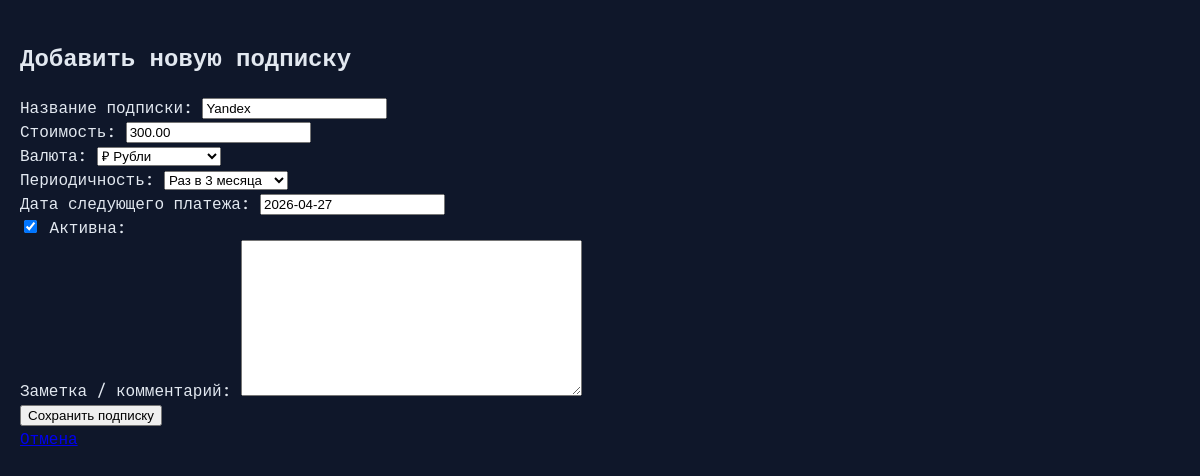
Page /subscription/5/edit/ on the committed database.
### pages/models.py (models this page shows, shortened)
class Subscription(models.Model):
    CURRENCY_CHOICES = [
        ('RUB', '₽ Рубли'),
        ('USD', '$ Доллары США'),
        ('EUR', '€ Евро'),
        ('UAH', '₴ Гривны'),
    ]
    PERIOD_CHOICES = [
        ('monthly',     'Ежемесячно'),
        ('quarterly',   'Раз в 3 месяца'),
        ('semi_annual', 'Раз в полгода'),
        ('annual',      'Ежегодно'),
        ('one_time',    'Разовый платёж'),
    ]
    user = models.ForeignKey(
        User,
        on_delete=models.CASCADE,
        related_name='subscriptions',
        verbose_name='Пользователь'
    )
    name = models.CharField(
        max_length=200,
        verbose_name='Название подписки',
        help_text='Например: Spotify Premium, Netflix, Яндекс Плюс и т.д.'
    )
    price = models.DecimalField(
        max_digits=10,
        decimal_places=2,
        validators=[MinValueValidator(0.01)],
        verbose_name='Стоимость',
        help_text='Сумма регулярного платежа'
    )
    currency = models.CharField(
        max_length=3,
        choices=CURRENCY_CHOICES,
        default='RUB',
        verbose_name='Валюта'
    )
    period = models.CharField(
        max_length=20,
        choices=PERIOD_CHOICES,
        default='monthly',
        verbose_name='Периодичность'
    )
    next_payment_date = models.DateField(
        verbose_name='Дата следующего платежа',
        help_text='Когда ожидается следующее списание'
    )
    is_active = models.BooleanField(
        default=True,
        verbose_name='Активна',
        help_text='Отключена подписка или нет'
    )
    service_url = models.URLField(
        max_length=500,
        blank=True,
        null=True,
        verbose_name='Ссылка на сервис',
        help_text='Опционально: сайт или личный кабинет подписки'
    )
    note = models.TextField(
        blank=True,
        verbose_name='Заметка / комментарий',
        help_text='Например: семейный тариф, используется на 2 устройствах и т.д.'
    )
    created_at = models.DateTimeField(
        auto_now_add=True,
        verbose_name='Дата создания'
    )
    updated_at = models.DateTimeField(
        auto_now=True,
        verbose_name='Дата последнего изменения'
    )
    class Meta:
        verbose_name = 'Подписка'
        verbose_name_plural = 'Подписки'
        ordering = ['next_payment_date', 'name']
        indexes = [
            models.Index(fields=['user', 'is_active']),
            models.Index(fields=['next_payment_date']),
        ]

### pages/views.py (the view)
# urls.py: path('subscription/<int:pk>/edit/', SubscriptionUpdateView.as_view(), name='subscription_edit'),
class SubscriptionUpdateView(UpdateView):
    model = Subscription
    fields = ['name', 'price', 'currency', 'period', 'next_payment_date', 'is_active', 'note']
    template_name = 'pages/subscription_form.html'
    success_url = '/'

### templates/pages/subscription_form.html (shortened to what this page needs)
{% extends "base.html" %}
{% block content %}
<div class="container mt-5">
    <div class="row justify-content-center">
        <div class="col-lg-8 col-md-10">
            <h2 class="mb-4 text-center">Добавить новую подписку</h2>
            <form method="post" class="card p-4 shadow-sm">
                <div class="row g-3">
                    <div class="col-md-12">
                        {{ form.name.label_tag }}
                        {{ form.name }}
                    </div>
                    <div class="col-md-6">
                        {{ form.price.label_tag }}
                        {{ form.price }}
                    </div>
                    <div class="col-md-6">
                        {{ form.currency.label_tag }}
                        {{ form.currency }}
                    </div>
                    <div class="col-md-6">
                        {{ form.period.label_tag }}
                        {{ form.period }}
                    </div>
                    <div class="col-md-6">
                        {{ form.next_payment_date.label_tag }}
                        {{ form.next_payment_date }}
                    </div>
                    <div class="col-12">
                        <div class="form-check">
                            {{ form.is_active }}
                            {{ form.is_active.label_tag }}
                        </div>
                    </div>
                    <div class="col-12">
                        {{ form.note.label_tag }}
                        {{ form.note }}
                    </div>
                </div>
                <div class="d-grid mt-4">
                    <button type="submit" class="btn btn-primary btn-lg">Сохранить подписку</button>
                </div>
            </form>
            <div class="text-center mt-4">
                <a href="{% url 'pages:index' %}" class="btn btn-outline-secondary">Отмена</a>
            </div>
        </div>
    </div>
</div>
{% endblock %}

### subscriptions/static/css/style.css (style rules this page uses)
:root { --bg-dark: #0f172a; --bg-panel: #1e293b; --accent: #38bdf8; --accent-dim: #0ea5e9; --text-main: #e2e8f0; --text-dim: #94a3b8; --danger: #ef4444; --success: #10b981; --border: #334155; }
body { background-color: var(--bg-dark); color: var(--text-main); font-family: 'JetBrains Mono', 'Courier New', monospace; margin: 0; overflow-x: hidden; line-height: 1.5; }
.container { max-width: 1200px; margin: 0 auto; padding: 20px; }

### rows in the picture
Subscription: name "Yandex", price "300.00", currency "₽ Рубли", period "Раз в 3 месяца", next_payment_date "2026-04-27", is_active "☑"
